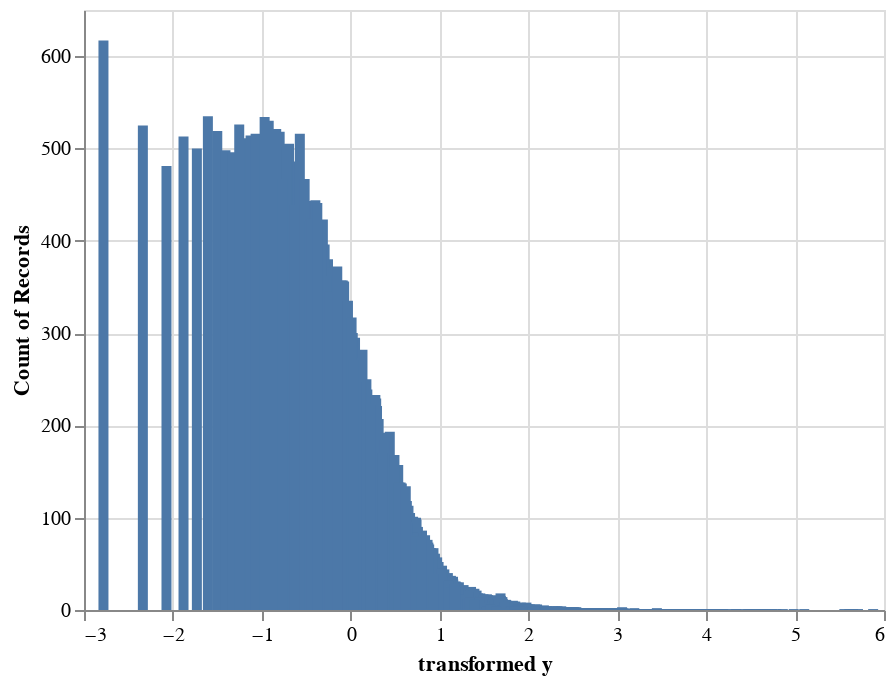

Notebook cell for this chart:
### Code cell
alt.Chart(pd.DataFrame(yeo_y)).mark_bar().encode(
    alt.X('0:Q', title='transformed y'),
    alt.Y('count()')
)

### Figure 1 — Vega-Lite specification as saved in the notebook (floating-point values rounded to 4 significant figures; data arrays with more than 128 entries replaced by an {"elided": "..."} marker saying what was removed)
{"config": {"view": {"continuousWidth": 400, "continuousHeight": 300}}, "data": {"name": "data-b7d474ee6ea85d9d95c438a39a6ee165"}, "mark": "bar", "encoding": {"x": {"type": "quantitative", "field": "0", "title": "transformed y"}, "y": {"type": "quantitative", "aggregate": "count"}}, "$schema": "https://vega.github.io/schema/vega-lite/v4.8.1.json", "datasets": {"data-b7d474ee6ea85d9d95c438a39a6ee165": {"elided": "50120 records"}}}
